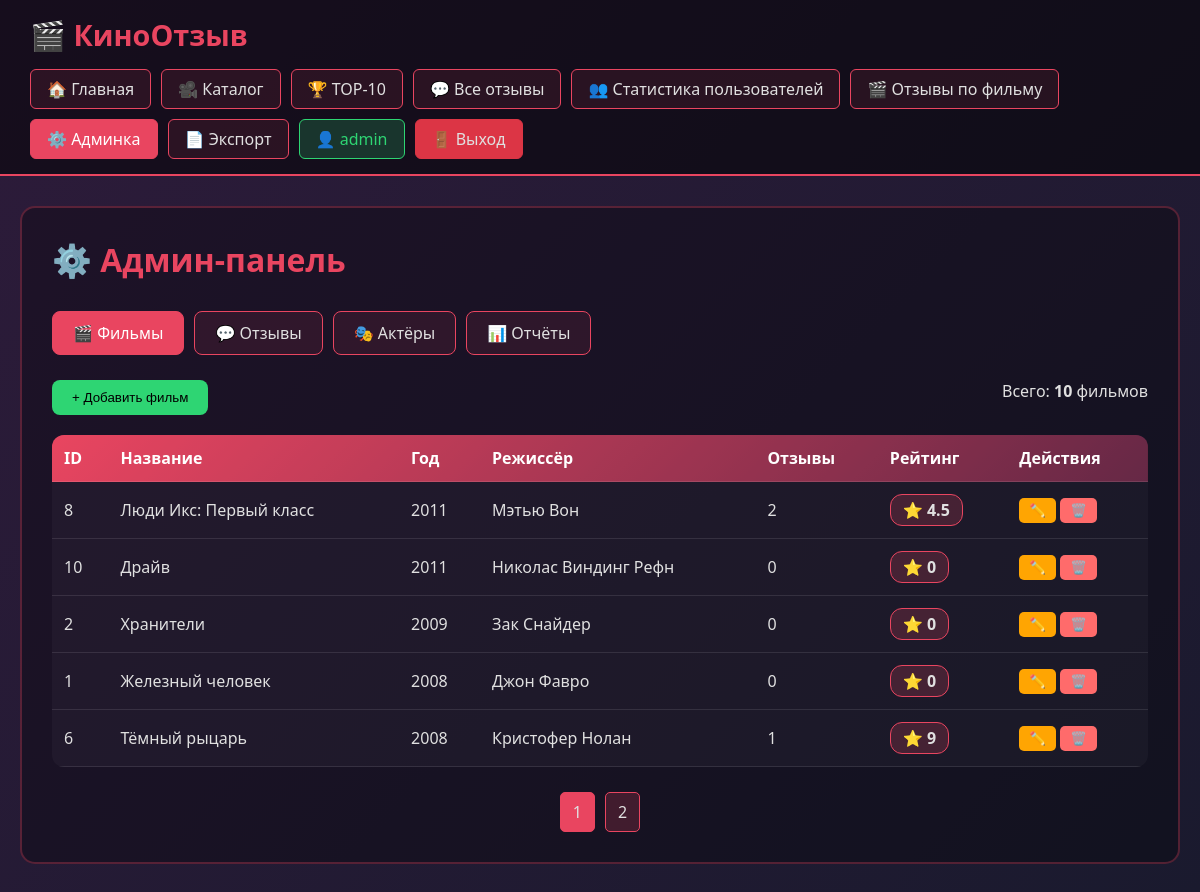
/hui123/my-new-project-film-strict/public/index.php?page=admin (signed in), run on the app's committed database.
### tables this page shows
CREATE TABLE `movies` (
  `id` int(11) NOT NULL,
  `title` varchar(255) NOT NULL,
  `year` year(4) NOT NULL,
  `director` varchar(100) DEFAULT NULL,
  `description` text DEFAULT NULL
);

### hui123/my-new-project-film-strict/src/Models/Movie.php (called while the page is built, shortened)
<?php
class Movie {
    public static function getAll(PDO $pdo) {
        try {
            $stmt = $pdo->query("SELECT id, title, year, director, description FROM movies ORDER BY year DESC");
            $rows = $stmt->fetchAll(PDO::FETCH_ASSOC);
            $movies = [];
            foreach ($rows as $row) {
                $movie = new self($pdo);
                $movie->id = $row['id'];
                $movie->title = $row['title'];
                $movie->year = $row['year'];
                $movie->director = $row['director'];
                $movie->description = $row['description'];
                $movies[] = $movie;
            }
            return $movies;
        } catch (PDOException $e) {
            error_log("Ошибка получения списка фильмов: " . $e->getMessage());
            return [];
        }
    }
}
?>

### hui123/my-new-project-film-strict/src/Helpers/functions.php (called while the page is built)
<?php
function e($text) {
    return htmlspecialchars($text ?? '', ENT_QUOTES, 'UTF-8');
}
?>

### hui123/my-new-project-film-strict/src/Models/Review.php (called while the page is built, shortened)
<?php
class Review {
    public static function getByMovie(PDO $db, $movieId) {
        try {
            $stmt = $db->prepare("
                SELECT r.*, u.login as user_login
                FROM reviews r
                INNER JOIN users u ON r.user_id = u.id
                WHERE r.movie_id = ?
                ORDER BY r.created_at DESC
            ");
            $stmt->execute([$movieId]);
            return $stmt->fetchAll(PDO::FETCH_ASSOC);
        } catch (PDOException $e) {
            error_log("Ошибка получения отзывов: " . $e->getMessage());
            return [];
        }
    }
}
?>

### hui123/my-new-project-film-strict/src/Views/admin/index.php (the view, shortened to what this page needs)
<?php
$activeTab = $_GET['tab'] ?? 'movies';
?>
<div class="admin-page">
    <div class="admin-header">
        <h1 class="admin-title">⚙️ Админ-панель</h1>
    </div>
    <div class="admin-tabs">
        <a href="?page=admin&tab=movies" class="tab <?= $activeTab === 'movies' ? 'active' : '' ?>">🎬 Фильмы</a>
        <a href="?page=admin&tab=reviews" class="tab <?= $activeTab === 'reviews' ? 'active' : '' ?>">💬 Отзывы</a>
        <a href="?page=admin&tab=actors" class="tab <?= $activeTab === 'actors' ? 'active' : '' ?>">🎭 Актёры</a>
        <a href="?page=admin&tab=reports" class="tab <?= $activeTab === 'reports' ? 'active' : '' ?>">📊 Отчёты</a>
    </div>
    <?php if ($activeTab === 'movies'): ?>
        <div class="admin-toolbar">
            <button class="btn-add" onclick="openAddModal()">+ Добавить фильм</button>
            <div class="total-count">Всего: <strong><?= $totalMovies ?></strong> фильмов</div>
        </div>
        <table class="admin-table">
            <thead>
                <tr>
                    <th>ID</th>
                    <th>Название</th>
                    <th>Год</th>
                    <th>Режиссёр</th>
                    <th>Отзывы</th>
                    <th>Рейтинг</th>
                    <th>Действия</th>
                </tr>
            </thead>
            <tbody>
                <?php foreach ($pagedMovies as $movie):
                    $reviews = \Models\Review::getByMovie($pdo, $movie->id);
                    $avgRating = 0;
                    if (!empty($reviews)) {
                        $total = array_sum(array_column($reviews, 'rating'));
                        $avgRating = round($total / count($reviews), 1);
                    }
                ?>
                    <tr>
                        <td><?= $movie->id ?></td>
                        <td><?= e($movie->title) ?></td>
                        <td><?= e($movie->year) ?></td>
                        <td><?= e($movie->director) ?></td>
                        <td><?= count($reviews) ?></td>
                        <td><span class="rating-badge">⭐ <?= $avgRating ?></span></td>
                        <td>
                            <button class="btn-edit" onclick="openEditModal(<?= $movie->id ?>, '<?= e(addslashes($movie->title)) ?>', <?= $movie->year ?>, '<?= e(addslashes($movie->director)) ?>', '<?= e(addslashes($movie->description)) ?>')">✏️</button>
                            <form method="POST" style="display:inline;" onsubmit="return confirm('Удалить фильм?')">
                                <button type="submit" name="delete_movie" class="btn-delete">🗑️</button>
                            </form>
                        </td>
                    </tr>
                <?php endforeach; ?>
            </tbody>
        </table>
        <?php if ($totalPages > 1): ?>
        <div class="pagination">
            <?php for ($i = 1; $i <= $totalPages; $i++): ?>
                <a href="?page=admin&tab=movies&p=<?= $i ?>" class="page-link <?= $i === $currentPage ? 'active' : '' ?>"><?= $i ?></a>
            <?php endfor; ?>
        </div>
        <?php endif; ?>
    <?php elseif ($activeTab === 'reviews'): ?>
        <p>Загрузка отзывов...</p>
    <?php elseif ($activeTab === 'actors'): ?>
        <p>Загрузка актёров...</p>
    <?php elseif ($activeTab === 'reports'): ?>
        <p>Загрузка отчётов...</p>
    <?php endif; ?>
</div>

### hui123/my-new-project-film-strict/public/css/style.css (style rules this page uses)
* { margin: 0; padding: 0; box-sizing: border-box; }
body { font-family: 'Segoe UI', Tahoma, Geneva, Verdana, sans-serif; background: linear-gradient(135deg, #2d1b3a 0%, #1a1a2e 100%); min-height: 100vh; color: #e0e0e0; }
.admin-page { background: rgba(0,0,0,0.3); border-radius: 15px; padding: 30px; border: 2px solid rgba(233, 69, 96, 0.3); }
.admin-table { width: 100%; border-collapse: collapse; background: rgba(255,255,255,0.03); border-radius: 12px; overflow: hidden; margin-bottom: 25px; }
.admin-table thead { background: linear-gradient(135deg, #e94560, #2d1b3a); }
.admin-table th { padding: 15px; text-align: left; font-weight: 600; color: white; }
.admin-table td { padding: 15px; border-bottom: 1px solid rgba(233, 69, 96, 0.1); }
.rating-badge { display: inline-block; padding: 6px 16px; border-radius: 15px; font-weight: bold; border: 2px solid; background: rgba(233, 69, 96, 0.2); }
.rating-badge { display: inline-block; padding: 6px 16px; border-radius: 15px; font-weight: bold; border: 2px solid; background: rgba(233,69,96,0.2); }

### hui123/my-new-project-film-strict/src/Views/admin/index.php (style rules this page uses)
.admin-page { background: rgba(0,0,0,0.3); border-radius: 15px; padding: 30px; border: 2px solid rgba(233, 69, 96, 0.3); }
.admin-header { margin-bottom: 30px; }
.admin-title { font-size: 2em; color: #e94560; }
.admin-tabs { display: flex; gap: 10px; margin-bottom: 25px; flex-wrap: wrap; }
.tab { padding: 10px 20px; background: rgba(233, 69, 96, 0.1); border: 1px solid #e94560; border-radius: 8px; color: #e0e0e0; text-decoration: none; }
.tab:hover, .tab.active { background: #e94560; color: white; }
.admin-toolbar { display: flex; justify-content: space-between; margin-bottom: 20px; }
.btn-add { padding: 10px 20px; background: #2ed573; border: none; border-radius: 8px; cursor: pointer; }
.admin-table { width: 100%; border-collapse: collapse; }
.admin-table th, .admin-table td { padding: 12px; text-align: left; border-bottom: 1px solid rgba(255,255,255,0.1); }
.admin-table th { background: rgba(233, 69, 96, 0.3); }
.btn-edit { background: #ffa502; border: none; padding: 5px 10px; border-radius: 5px; cursor: pointer; }
.btn-delete { background: #ff6b6b; border: none; padding: 5px 10px; border-radius: 5px; cursor: pointer; }
.pagination { display: flex; gap: 10px; margin-top: 20px; justify-content: center; }
.page-link { padding: 8px 12px; background: rgba(233, 69, 96, 0.2); border: 1px solid #e94560; border-radius: 5px; color: #e0e0e0; text-decoration: none; }
.page-link.active { background: #e94560; }
.rating-badge { display: inline-block; padding: 4px 12px; border-radius: 12px; background: rgba(233, 69, 96, 0.2); border: 1px solid #e94560; }

### data on the page
movies: id "8", title "Люди Икс: Первый класс", year "2011", director "Мэтью Вон", count($reviews) "2", avgRating "4.5"
movies: id "10", title "Драйв", year "2011", director "Николас Виндинг Рефн", count($reviews) "0", avgRating "0"
movies: id "2", title "Хранители", year "2009", director "Зак Снайдер", count($reviews) "0", avgRating "0"
movies: id "1", title "Железный человек", year "2008", director "Джон Фавро", count($reviews) "0", avgRating "0"
movies: id "6", title "Тёмный рыцарь", year "2008", director "Кристофер Нолан", count($reviews) "1", avgRating "9"

### other printed values
$_SESSION['user_login'] "admin"
$totalMovies "10"
